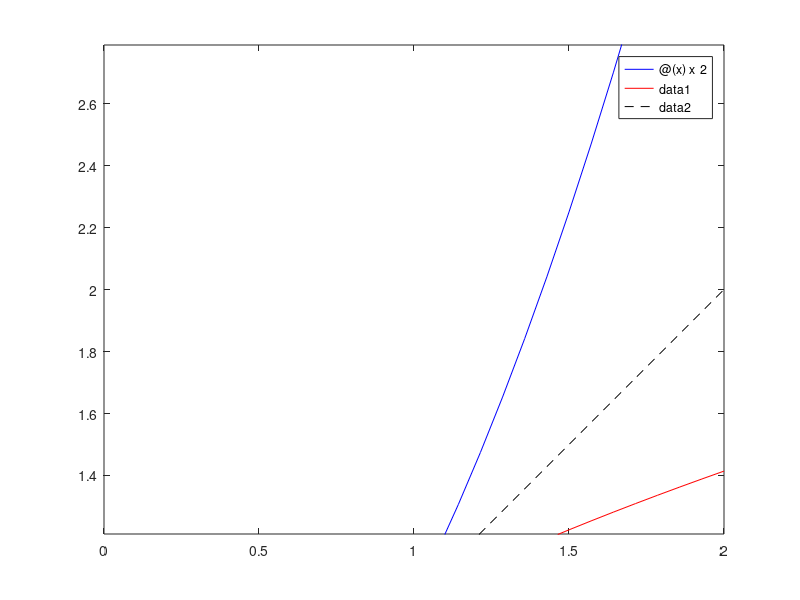

Write MATLAB code to recreate this figure.
function inversePlot()
    %insert hold and fplot commands here
    % 1st plot: y=x^2 in [0,2], in blue
    fplot(@(x) x^2, [0,2], 'b');
    hold on % to add other plots to this figure
        
    % 2nd plot: the inverse of y=x^2 for positive x is x=sqrt(y),
    % to be plotted in red. The name of the variable of the
    % anonymous function is not important, could be x
    fplot(@(y) sqrt(y), [0,2], 'r');

    % 3rd plot: the diagonal y=x, in black dashed
    fplot(@(x) x, [0,2], 'k--');

	axis equal %this ensure the x and y axis are equally scaled
end